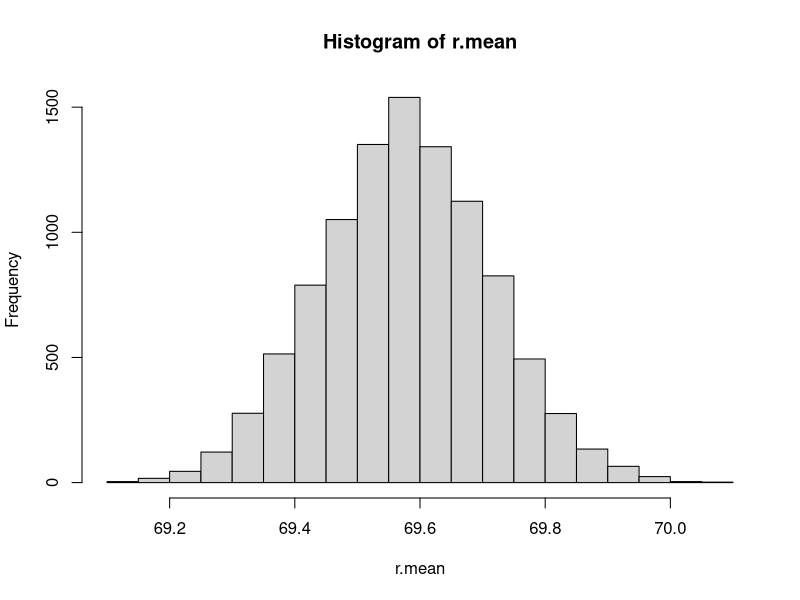
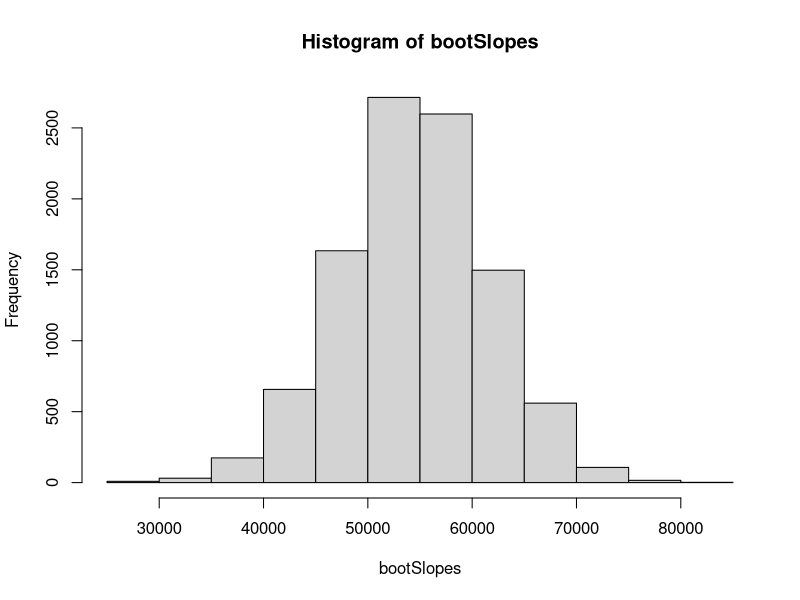
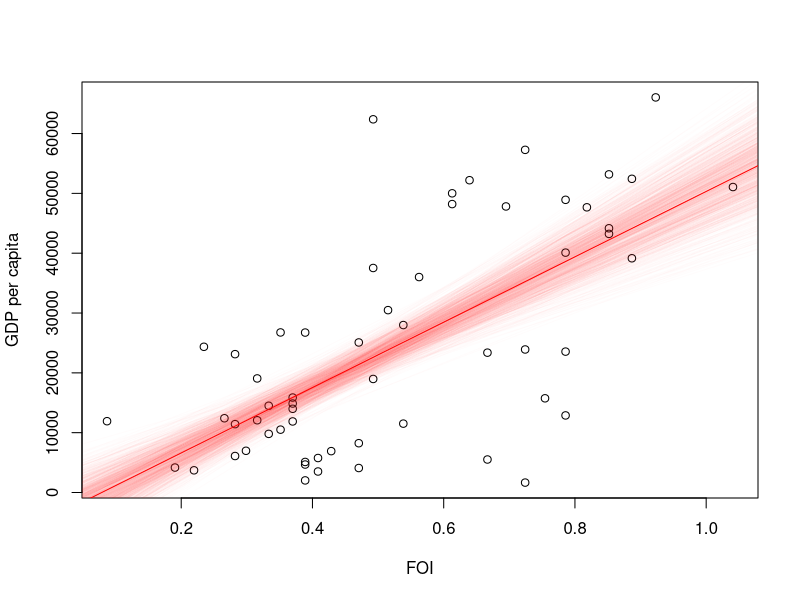
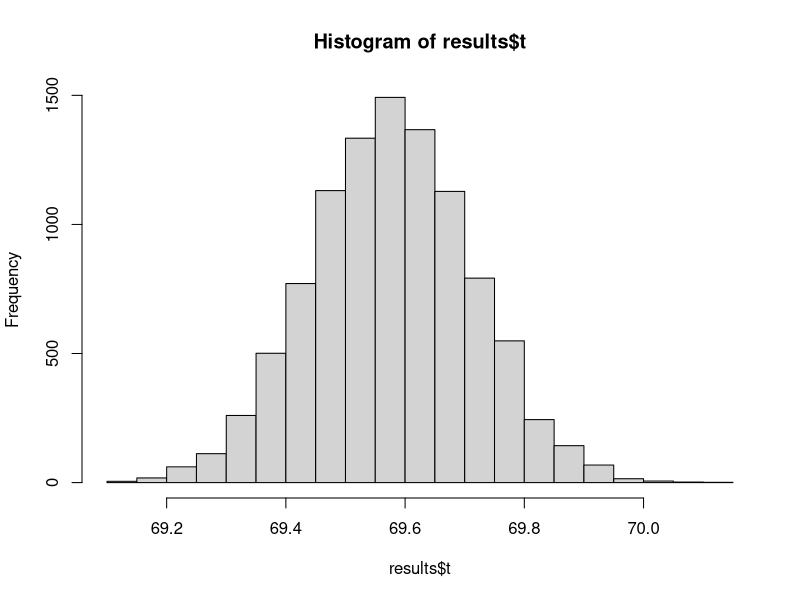

Write the R code that produced these figures, in order.
## ---- chunk 1
# Height Data from National Health Interview Survey (NHIS) 2007
DataFrame <- read.csv("NHIS2007.csv")
ObservedHeights <- DataFrame$height
mean(ObservedHeights)
## ---- chunk 2
BootSample <- sample(ObservedHeights, replace = T)
mean(BootSample)
## ---- chunk 3
# obtaining M bootstrap samples and calculate mean value of each bootstrap sample
M <- 10000
r.mean <- numeric(M)
for(i in 1:M)
{
  BootSample <- sample(ObservedHeights, replace = T)
  r.mean[i] <- mean(BootSample)
}
## ---- chunk 4
median(r.mean) # median of the bootstrap samples
## ---- chunk 5
hist(r.mean) # plot histogram of the measured means over the boostrap samples
## ---- chunk 6
sd(r.mean) # standard deviation of the bootstrap samples
quantile(r.mean, probs=c(0.025, 0.975))
## ---- chunk 7
library(dplyr)
df <- read.csv("FOI.csv")
df$GDP <- df$NY.GDP.PCAP.PP.KD
df %>% filter(SP.POP.TOTL*IT.NET.USER.ZS/100 > 5000000) -> df

model <- lm(GDP~FOI, df)
model$coefficients[2]
## ---- chunk 8
# obtaining M bootstrap samples and calculate mean value of each bootstrap sample
M <- 10000
bootSlopes <- numeric(M)
bootIntercepts <- numeric(M)
for(i in 1:M)
{
  BootSample <- sample(nrow(df), replace = T)
  bootmodel <- lm(df$GDP[BootSample] ~ df$FOI[BootSample])
  bootSlopes[i] <- bootmodel$coefficients[2]
  bootIntercepts[i] <- bootmodel$coefficients[1]
}
## ---- chunk 9
median(bootSlopes)
sd(bootSlopes)
hist(bootSlopes)
quantile(bootSlopes, probs = c(0.025, 0.975))
## ---- chunk 10
plot(df$FOI, df$GDP, xlab="FOI", ylab="GDP per capita")
for(i in 1:1000)
{
  abline(bootIntercepts[i], bootSlopes[i], col=rgb(1,0,0,0.01))
}
abline(model$coefficients[1], model$coefficients[2], col="red")
## ---- chunk 11
library(boot)
ReturnMean <- function(datav, sampleindices) 
{
  d <- datav[sampleindices] # we will use this for bootstrapping
  return( mean(d) )
}
## ---- chunk 12
## Bootstrapping with 10000 replications
results <- boot(data=as.vector(ObservedHeights), statistic=ReturnMean, R=10000)
## ---- chunk 13
hist(results$t)
